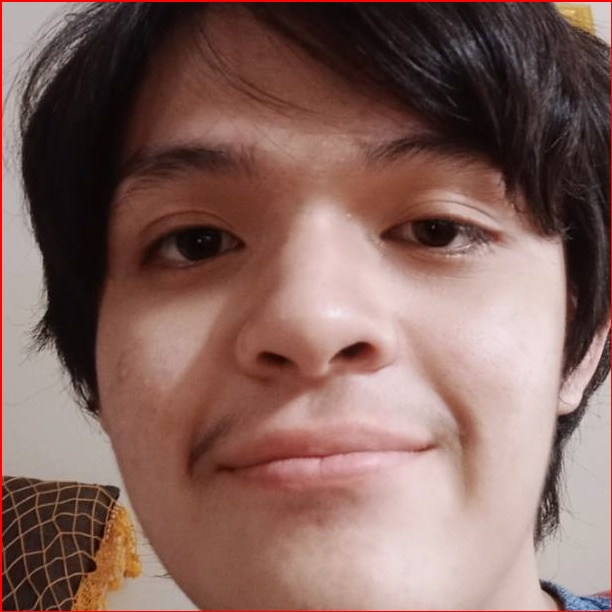
#> input picture face.jpg, 612 x 612 px, given as the content of the folder F:/FRA503_IOT/Preprocess_Portrait_Dataset/, which was not available
$ jupyter execute --allow-errors image_preprocess.ipynb   (text cells are left out)
#> lines starting #> are read from the running program, lines starting #| are printed output that depends on the picture; after the words box and inside, x2 and y2 are one past the last pixel; in counts of white or black regions, pixels touching at a corner belong together; pictures that were not available may be replaced by others from this repository, and a replacement may not be noted
[cell 1]
# [55 lines of commented-out code are left out]

[cell 2]
import cv2
from IPython.display import Image
from matplotlib import pyplot as plt
# monet2photo
from os import listdir
from numpy import asarray
from numpy import vstack
from PIL import Image

# Read the input image

path = 'F:\\FRA503_IOT\\Preprocess_Portrait_Dataset\\'
list_dir = listdir(path)
for i in range (0,len(list_dir)):
    original_img = Image.open(path + list_dir[i])
#> original_img is the input picture: PIL image 612x612 RGB; mean R, G, B 132, 100.3, 93.7
    horz_img = original_img.transpose(method=Image.FLIP_LEFT_RIGHT)
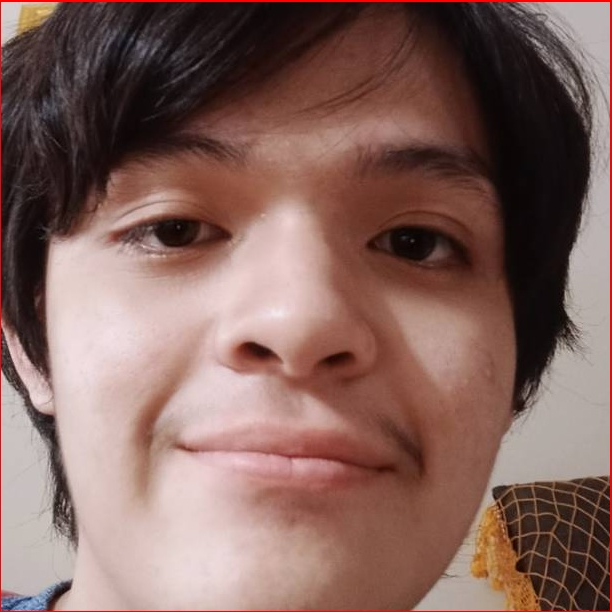
#> horz_img: PIL image 612x612 RGB; mean R, G, B 132, 100.3, 93.7

    horz_img.save('F:\\FRA503_IOT\\Preprocess_Portrait_Dataset\\Draw_%s_filp.jpg' % (str(i)))

[cell 3]
# import libraries
from yoloface import face_analysis
import numpy
import cv2
from os import listdir
from matplotlib import pyplot as plt
#> (the rest of this cell did not finish here and is left out)

[cell 4]
list_dir[0]

[cell 5]
import cv2

name = 'Derek'
image = cv2.imread('C:\\git\\FRA_503-IOT\\Nodejs\\Processed_image\\'+name+'step1.png')
# convert an image from one color space to another
grey_img = cv2.cvtColor(image, cv2.COLOR_BGR2GRAY)
invert = cv2.bitwise_not(grey_img)  # helps in masking of the image
# sharp edges in images are smoothed while minimizing too much blurring
blur = cv2.GaussianBlur(invert, (25, 25), 0)
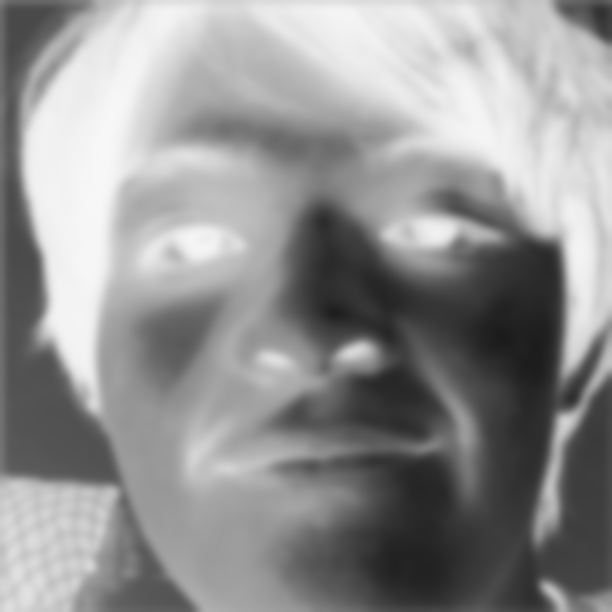
#> blur: shape (612, 612); min 27, max 248, mean 145.8
invertedblur = cv2.bitwise_not(blur)
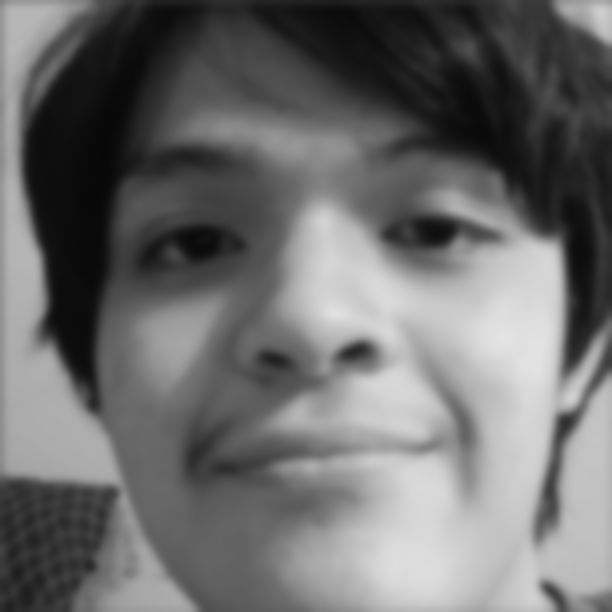
#> invertedblur: shape (612, 612); min 7, max 228, mean 109.2
sketch = cv2.divide(grey_img, invertedblur, scale=256.0)
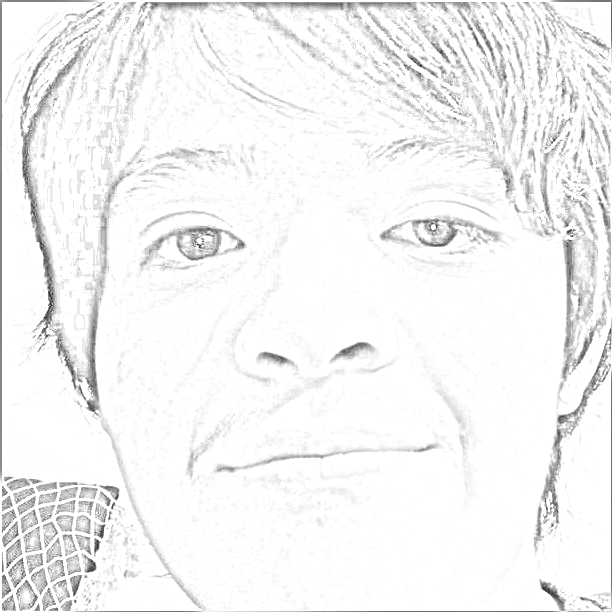
#> sketch: shape (612, 612); min 27, max 255, mean 243.4
cv2.imwrite("sketch.png", sketch)  # converted image is saved as mentioned name
cv2.imshow('Sketch pic', sketch)
cv2.waitKey(0)

# # Destroying present windows on screen
cv2.destroyAllWindows()

[cell 6]
import cv2
from IPython.display import Image
from matplotlib import pyplot as plt
import matplotlib.image
from os import listdir
from numpy import asarray
from numpy import vstack
from keras.utils import img_to_array
from keras.utils import load_img
from sklearn.utils import resample
from instancenormalization import InstanceNormalization
from PIL import Image
from keras.models import load_model
from matplotlib import pyplot
from numpy.random import randint

# select a random sample of images from the dataset
def select_sample(dataset):
	X = dataset[0]
	return X.reshape(1, 256, 256, 3)

# plot the image, its translation, and the reconstruction
def show_plot(imagesX, imagesY1, imagesY2):
	# cv2.imwrite("Generate_Portrait.png", imagesY1)
	images = vstack((imagesX, imagesY1, imagesY2))
	titles = ['Real', 'Generated', 'Reconstructed']
	# scale from [-1,1] to [0,1]
	images = (images + 1) / 2.0
	# plot images row by row
	for i in range(len(images)):
		# define subplot
		pyplot.subplot(1, len(images), 1 + i)
		# turn off axis
		pyplot.axis('off')
		# plot raw pixel data
		pyplot.imshow(images[i])

		matplotlib.image.imsave('Genearated_Portrait.png', images[1])
		# title
		pyplot.title(titles[i])
	pyplot.show()

def load_images(path, size=(256,256)):
    data_list = list()
    pixels = load_img(path, target_size=size)
    pixels = img_to_array(pixels)
    data_list.append(pixels)
    return asarray(data_list)


#> (the rest of this cell did not finish here and is left out)

[cell 7]
import cv2
from matplotlib import pyplot as plt
import numpy as np
from matplotlib import pyplot as plt
import matplotlib.image

# img = cv2.imread("sketch.png",0)

img = cv2.imread("Genearated_Portrait.png",0)
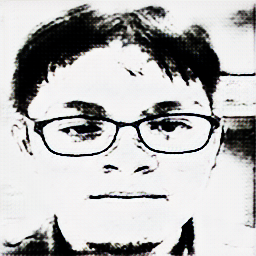
#> input picture Nodejs/Processed_image/step2.png, 256 x 256 px, given in place of Genearated_Portrait.png, which was not available
#> img: shape (256, 256); min 0, max 253, mean 182.3


# binarize the image
binr = cv2.threshold(img, 0, 255,
                     cv2.THRESH_BINARY+cv2.THRESH_OTSU)[1]
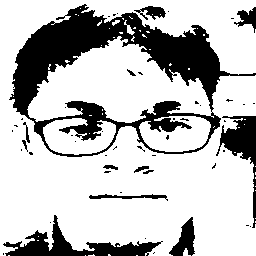
#> binr: shape (256, 256); 74.7% white; 51 black regions (38 under 20 px), largest, box (x1, y1, x2, y2) and area: (9, 4, 256, 157) 11603, (3, 215, 163, 256) 2000, (216, 116, 256, 228) 1342

# define the kernel
kernel = np.ones((2,2), np.uint8)

erosion = cv2.erode(binr,kernel,iterations=1)
#> erosion: shape (256, 256); 70.8% white; 36 black regions (20 under 20 px), largest, box (x1, y1, x2, y2) and area: (9, 4, 256, 229) 15023, (3, 215, 164, 256) 2213, (169, 217, 196, 256) 592

gradient = cv2.morphologyEx(binr, cv2.MORPH_GRADIENT ,kernel)
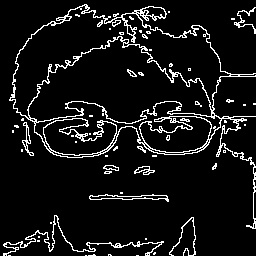
#> gradient: shape (256, 256); 8.2% white in thin lines or dots

# opening the image
opening = cv2.morphologyEx(binr, cv2.MORPH_OPEN,
                           kernel, iterations=1)
#> opening: shape (256, 256); 74.7% white; 47 black regions (36 under 20 px), largest, box (x1, y1, x2, y2) and area: (10, 5, 256, 158) 11777, (4, 216, 164, 256) 1897, (217, 117, 256, 229) 1268

# opening the image
open_n_closing = cv2.morphologyEx(opening, cv2.MORPH_CLOSE, kernel, iterations=1)
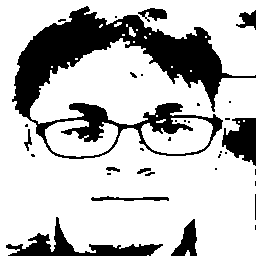
#> open_n_closing: shape (256, 256); 75.5% white; 34 black regions (21 under 20 px), largest, box (x1, y1, x2, y2) and area: (12, 6, 256, 159) 11697, (6, 217, 163, 256) 1738, (222, 118, 256, 166) 1076


# print the output
#> (the rest of this cell did not finish here and is left out)

[cell 8]
import cv2
import numpy as np

# Load the image
image = cv2.imread('Skeleton_Extraction.png')
#> image is the input picture: shape (256, 256, 3); mean B, G, R 182.6, 182.7, 182.8

# Convert the image to grayscale
gray_image = cv2.cvtColor(image, cv2.COLOR_BGR2GRAY)

# Apply a threshold to create a binary image separating lines from the background
_, binary_image = cv2.threshold(gray_image, 200, 255, cv2.THRESH_BINARY)  # ThresholdValue: Value of Threshold below and above which pixel values will change accordingly
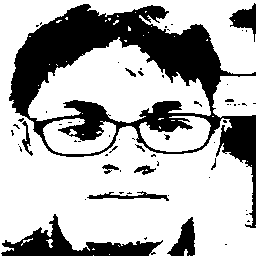
#> binary_image: shape (256, 256); 70.2% white; 63 black regions (50 under 20 px)

# Find contours (lines) in the binary image
contours, _ = cv2.findContours(255-binary_image, mode=cv2.RETR_TREE, method=cv2.CHAIN_APPROX_SIMPLE)
#> contours = 110 contours, 94 with area under 20; largest, box (x1, y1, x2, y2) and area: (9, 4, 256, 228) 26330, (27, 36, 212, 124) 8724, (1, 214, 163, 256) 2178, (138, 115, 212, 153) 1746, (42, 117, 117, 155) 1680

# Draw the detected lines on a blank canvas
line_image = np.zeros_like(image)

for contour in contours:
    # Draw the contours (lines) found onto the blank canvas
    cv2.drawContours(line_image, [contour], contourIdx=-1, color=(255, 255, 255), thickness=2)
#> this loop made 110 passes
#> contour on passes 1, 3, 5, 7, 9, 10, 14, 15, 16, 20, 21, 22: [[225, 244], [226, 244]], [[248, 220], [247, 221], [249, 221]], [[246, 214], [247, 214]], [[108, 254], [109, 253], [110, 254], [109, 255]], [[118, 246], [119, 245], [120, 246], [119, 247]], [[117, 245], [118, 244], [119, 245], [118, 246]], [[246, 210]], [[85, 199]], [[168, 195]], [[145, 194], [146, 193], [147, 194], [146, 195]], [[209, 177]], [[120, 170], [120, 171]]
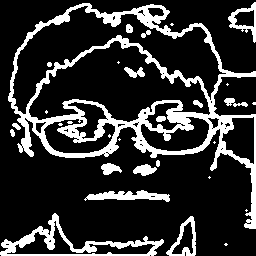
#> line_image: shape (256, 256, 3); 19.2% white; 30 white regions (13 under 20 px), largest, box (x1, y1, x2, y2) and area: (8, 3, 256, 229) 8703, (0, 213, 164, 256) 1602, (84, 190, 170, 202) 570

cv2.imwrite("line_extraction.png", 255-line_image)

# Display the original image and the extracted lines
#> (the rest of this cell did not finish here and is left out)

[cell 9]
len(contours)
#> Out = 110

[cell 10]
points = []
i = 1
num_of_contour = len(contours)
#> num_of_contour = 110
for contour in contours:
    for point in contour:
        points.append(np.append(point[0],i))  # Append the points of the contour
    i = i+1
#> after the loop, i = 111; points = 2190 items, first 6: [225, 244, 1], [226, 244, 1], [146, 237, 2], [145, 238, 2], [144, 238, 2], [145, 239, 2]

[cell 11]
# points

[cell 12]
points = np.asarray(points)  # [X, Y, numofcontour] in picture frame tran to [Y-257, X+196] in robot frame
#> points = 2190 rows, first 8: [225, 244, 1], [226, 244, 1], [146, 237, 2], [145, 238, 2], [144, 238, 2], [145, 239, 2], [146, 238, 2], [248, 220, 3]
points
#> Out has the same summary as points

[cell 13]
array_to_ur = np.ndarray(shape= points.shape)
#> array_to_ur = 2190 rows, first 8: [6.9e-310, 6.9e-310, 4.68e-310], [4.68e-310, 0, 0], [0, 0, 0], [0, 0, 0], [0, 0, 0], [0, 0, 0], [0, 0, 0], [0, 0, 0]
array_to_ur[:,0] = (points[:,1] - 257) * 1e-3
array_to_ur[:,1] =  (np.round((points[:,0] * 0.82),0) + 196) * 1e-3
array_to_ur[:,2] = points[:,2]

[cell 14]
array_to_ur.shape
#> Out = (2190, 3)

[cell 15]
array_to_ur[:,2]
#> Out = 2190 values from 1 to 110
